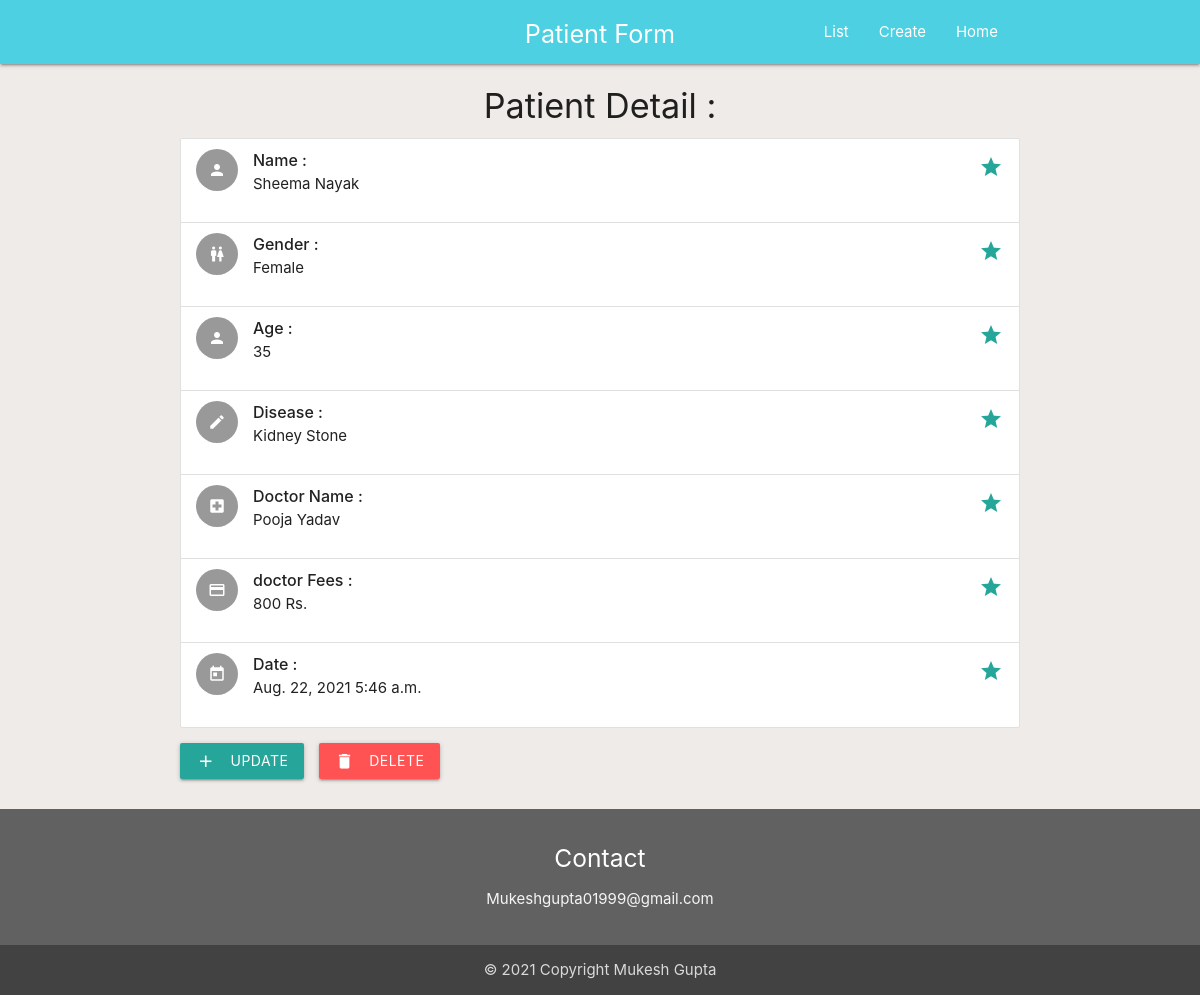
/detail/3, run on the app's committed database.
### patient/models.py (models this page shows)
class Patient(models.Model):
    CHOICE = (
        ('Male', 'Male'),
        ('Female', 'Female'),
        ('Other','Other')
        )
    First_name = models.CharField(max_length=100)
    Last_name = models.CharField(max_length=100)
    Gender=models.CharField(max_length=100,choices=CHOICE)
    Age = models.PositiveIntegerField()
    Disease = models.CharField(max_length=200)
    Doctor_name = models.CharField(max_length=100)
    Doctor_Fees = models.PositiveIntegerField(default=500)
    date=models.DateField()
    time=models.TimeField()

### patient/views.py (the view)
# urls.py: path('detail/<int:pk>',views.detail,name='detail'),
def detail(request,pk):
    patient=get_object_or_404(Patient,pk=pk)
    return render(request,'detail.html',{'patient':patient})

### templates/detail.html (shortened to what this page needs)
<!DOCTYPE html>
{% extends 'base.html' %}
{% block content %}
<div class="container" style="margin-bottom:30px" >
    <h4 class="center">Patient Detail :</h4>
        <ul class="collection">
           <li class="collection-item avatar">
             <i class="material-icons circle">person</i>
               <span class="title"><strong>Name :</strong></span>
             <p>{{patient.First_name|capfirst}} {{patient.Last_name|capfirst}}</p>
             <a href="#!" class="secondary-content"><i class="material-icons">grade</i></a>
           </li>
               <li class="collection-item avatar">
             <i class="material-icons circle">wc</i>
               <span class="title"><strong>Gender :</strong></span>
             <p>{{patient.Gender|capfirst}}</p>
             <a href="#!" class="secondary-content"><i class="material-icons">grade</i></a>
           </li>
               <li class="collection-item avatar">
             <i class="material-icons circle">person</i>
               <span class="title"><strong>Age :</strong></span>
             <p>{{patient.Age}}</p>
             <a href="#!" class="secondary-content"><i class="material-icons">grade</i></a>
           </li>
               <li class="collection-item avatar">
             <i class="material-icons circle">edit</i>
               <span class="title"><strong>Disease :</strong></span>
             <p>{{patient.Disease|title}}</p>
             <a href="#!" class="secondary-content"><i class="material-icons">grade</i></a>
           </li>
               <li class="collection-item avatar">
             <i class="material-icons circle">local_hospital</i>
               <span class="title"><strong>Doctor Name :</strong></span>
             <p>{{patient.Doctor_name|title}}</p>
             <a href="#!" class="secondary-content"><i class="material-icons">grade</i></a>
           </li>
               <li class="collection-item avatar">
             <i class="material-icons circle">payment</i>
               <span class="title"><strong>doctor Fees :</strong></span>
             <p>{{patient.Doctor_Fees}} Rs.</p>
             <a href="#!" class="secondary-content"><i class="material-icons">grade</i></a>
           </li>   <li class="collection-item avatar">
             <i class="material-icons circle">today</i>
               <span class="title"><strong>Date :</strong></span>
             <p>{{patient.date}} {{patient.time}}</p>
             <a href="#!" class="secondary-content"><i class="material-icons">grade</i></a>
           </li>
         </ul>
    <a href="{% url 'update' patient.pk %}" class="btn waves-effect waves-light" style="margin-right:10px"><i class="large material-icons left">add</i> Update</a>
    <a href="{% url 'delete' patient.pk %}" class="btn waves-effect waves-light #ff5252 red accent-2"><i class="large material-icons left">delete</i> delete</a>
</div>
{% endblock %}

### templates/base.html (style rules this page uses)
body { display: flex; min-height: 100vh; flex-direction: column; }

### data on the page
Patient: First_name "Sheema", Last_name "Nayak", Gender "Female", Age "35", Disease "Kidney Stone", Doctor_name "Pooja Yadav", Doctor_Fees "800", date "Aug. 22, 2021", time "5:46 a.m."
